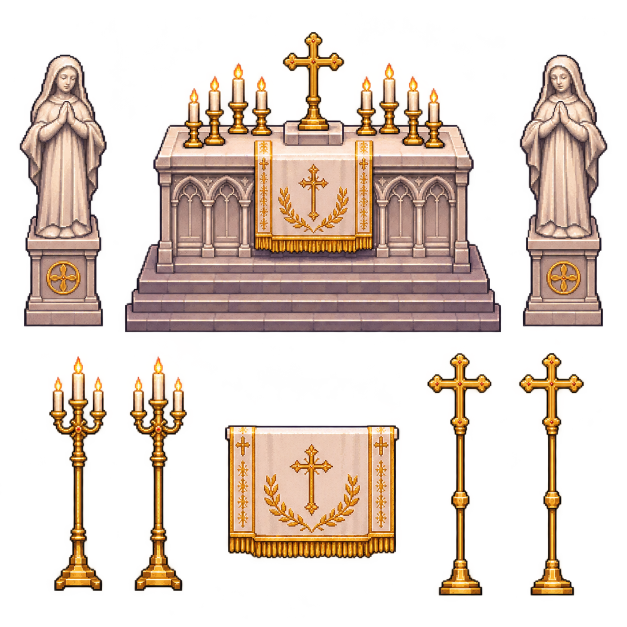
#> input picture games/openworld/tools/src/art/holyhall-nave/altar.png, 1254 x 1254 px (shown at 1/2 size)
$ python holyhall-nave.py
#> lines starting #> are read from the running program, lines starting #| are printed output that depends on the picture; after the words box and inside, x2 and y2 are one past the last pixel; in counts of white or black regions, pixels touching at a corner belong together
"""The nave of the Most Holy Hall (holyhall.nave) as the user drew it (2026-11-25), laid as their mock-up lays it
(holyhall-nave/ref.png; the first one, holyhall-nave/ref-first.png) on the nave's own plan (art/arch/plans.ts
HOLY_NAVE). Their sheets: the altar and its company (holyhall-nave/altar.png); the windows, the arcade and the candles
(holyhall-nave/windows.png); the crossing's channels, its star, the piers and a balustrade (holyhall-nave/crossing.png);
the candelabra, a rail and the font (holyhall-nave/rail.png); the choir's stalls and the slab, shut and lifted
(holyhall-nave/stalls.png); the side altar and its company (holyhall-nave/side-altar.png); the vestry's things and a
banner (holyhall-nave/vestry.png); the four chapels' altars in their niches (holyhall-nave/chapels.png). Taken as
painted, only made smaller, at four pixels to the game's one.

- The things (Fixtures/HolyNave.png, client/src/holyhall-nave.json `pieces`), each drawn where it stands by its id
  (catalog.ts placedSprites): the high altar; the statues on their plinths; the candelabra and the processional crosses
  either side of it, lit; the candles at the apse's wall, lit; the rail's two runs (the rail's other cells drawn by
  nothing); the stalls, the Primate's chair at the head of the east ones; the candelabra down the aisles, lit; the two
  fonts. In the west arm the vestry: its wardrobe, rack of vestments, vestment stand, chest and small box (the sets'
  chests, the Curia's pieces in them) and its table; in the east arm the side altar with its tabernacle, lilies either
  side, a kneeler; a banner on each arm's wall. The chapels' altars, each cut from
  its sheet where its kneeler's cushion begins, so one may stand between altar and kneeler: the swords and the chalice,
  the monstrance (its lectern out on the aisle), the lily and the book, the saint; the Second's reliquaries by the lower
  two. The slab over the stair, shut and lifted (`slab`, `slab_open`: its type's own look, catalog.ts
  `fixture:altar_slab`, lifted when it bears `open`).
- The piers (Fixtures/HolyNavePier.png, `pier`): one standing on the middle of the bottom row of three cells by five
  (catalog.ts `holynave_pier`, finale.ts lays four).
- On the floor (`floor`, laid as ground over the whole map, catalog.ts `holynave_floor`): the mock-up's floors — the
  sanctuary's grey stone and its wide lattice, the choir's darker, the transept's arms and their aisles red, the
  crossing's pale squares, the nave's dark stone, the chapels' and the narthex's pale stone, a pale kerb along every wall;
  the two steps in the rail's gap and the three down from the choir; the crimson runners; in the crossing the five
  lands' channels meeting (the sheet's own piece, as wide as the crossing), their stem up the steps narrowing to the
  runner's width under its gilt fringe, the star where they meet.
- The walls (Buildings/HolyNaveWalls.png, `walls`): the nave's own walls (`holynave_shell`, drawn bare in the rose-grey
  stone by tools/src/art/arch) four times as large, and on them, as the mock-up hangs them, the apse's great window
  between two lancets over the blind arcade, the candles on the lancets' sills; the sanctuary's bays a lancet each over
  the arcade; the arms' banners, and the side altar's niche over it.

Run it after the walls are drawn, and again whenever they are:

    npx tsx games/openworld/tools/src/art/arch/main.ts holynave_shell
    python3 games/openworld/tools/src/art/holyhall-nave.py
"""
from __future__ import annotations

import json
from pathlib import Path

import numpy as np
from PIL import Image
from scipy import ndimage

ART = Path(__file__).resolve().parent
GAME = Path(__file__).resolve().parents[3]
LSW = GAME / 'public/assets/lsw'
OUT = 'Fixtures/HolyNave.png'
PIER_OUT = 'Fixtures/HolyNavePier.png'
FLOOR_OUT = 'Fixtures/HolyNaveFloor.png'
WALLS_OUT = 'Buildings/HolyNaveWalls.png'
SHELL = 'Buildings/holynave_shell.png'
BUILDINGS = GAME / 'client/src/buildings.json'
INDEX = GAME / 'client/src/holyhall-nave.json'
T = 16
K = 4
P = T * K


def sheet(path: Path) -> Image.Image:
    a = np.array(Image.open(path).convert('RGBA'))
#> a is the input picture: shape (1254, 1254, 4); mean R, G, B, A 79.1, 59.2, 46.1, 94.9
    a[a[..., 3] < 96] = 0
#> a: shape (1254, 1254, 4); 10.67% of pixels changed, all inside (x1, y1, x2, y2) = (0, 0, 1240, 1254)
    return Image.fromarray(a)


DIR = ART / 'holyhall-nave'
ALTAR, WINDOWS = sheet(DIR / 'altar.png'), sheet(DIR / 'windows.png')
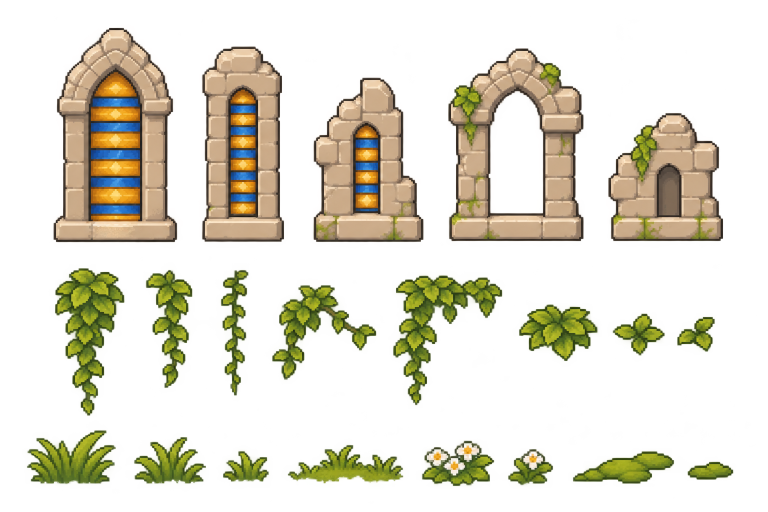
#> input picture games/openworld/tools/src/art/first-dawn-chapel/windows.png, 1536 x 1024 px, found by its file name (shown at 1/2 size)
#> in sheet, a is the input picture: shape (1024, 1536, 4); mean R, G, B, A 49.2, 44.3, 25.9, 70.7
#> in sheet (call 2), `a[a[..., 3] < 96] = 0`:
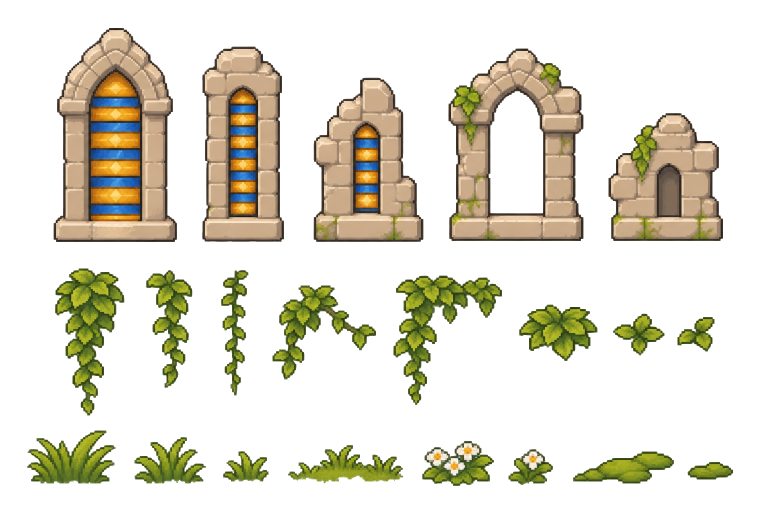
#> a: shape (1024, 1536, 4) (shown at 1/2 size); 10.6% of pixels changed, all inside (x1, y1, x2, y2) = (0, 0, 1522, 1024); transparent parts drawn white
CROSSING, RAIL, STALLS = sheet(DIR / 'crossing.png'), sheet(DIR / 'rail.png'), sheet(DIR / 'stalls.png')
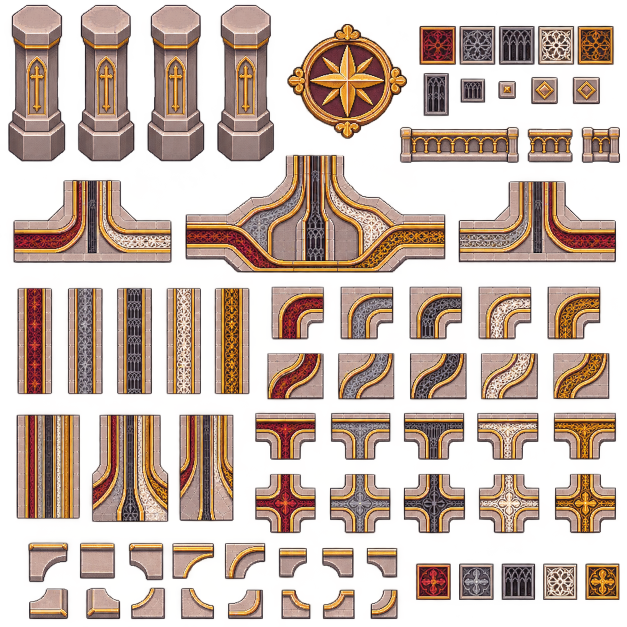
#> input picture games/openworld/tools/src/art/holyhall-nave/crossing.png, 1254 x 1254 px (shown at 1/2 size)
#> in sheet, a is the input picture: shape (1254, 1254, 4); mean R, G, B, A 125.8, 88, 64.6, 128.9
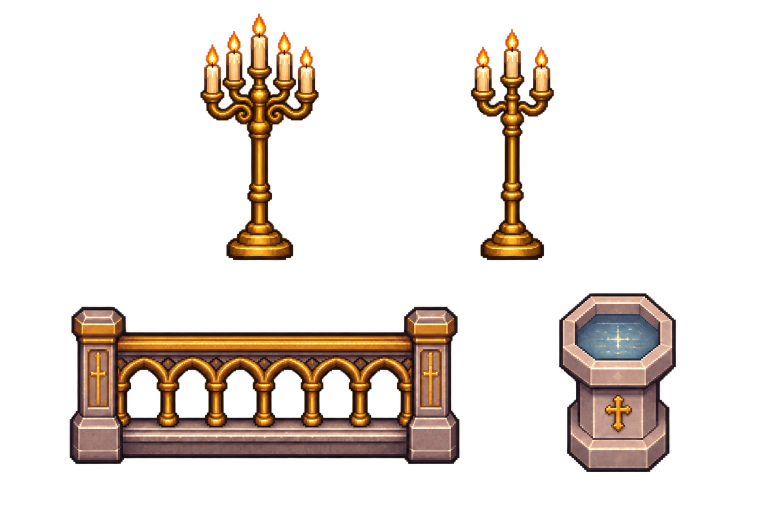
#> input picture games/openworld/tools/src/art/holyhall-nave/rail.png, 1536 x 1024 px (shown at 1/2 size)
#> in sheet, a is the input picture: shape (1024, 1536, 4); mean R, G, B, A 31.2, 21.3, 14.1, 50.3
#> in sheet (call 4), `a[a[..., 3] < 96] = 0`:
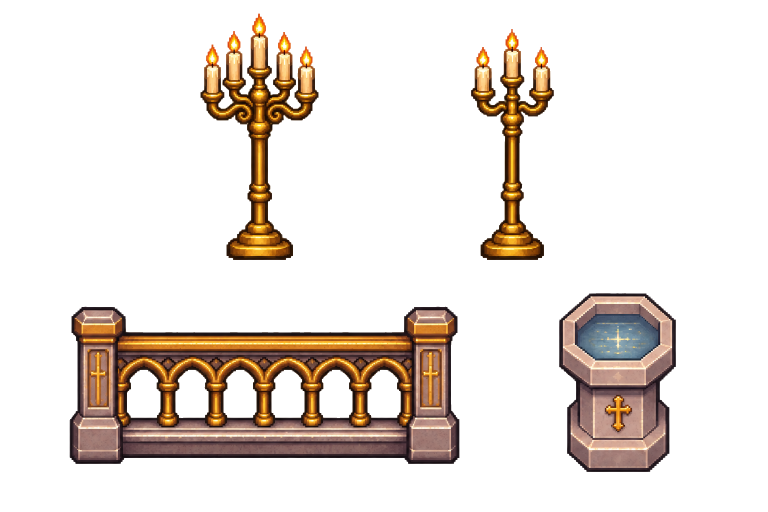
#> a: shape (1024, 1536, 4) (shown at 1/2 size); 3.87% of pixels changed, all inside (x1, y1, x2, y2) = (0, 17, 1518, 1024); transparent parts drawn white
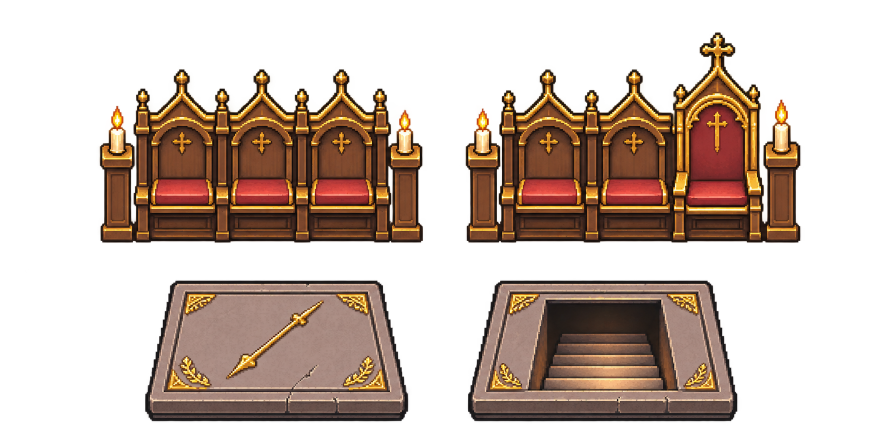
#> input picture games/openworld/tools/src/art/holyhall-nave/stalls.png, 1774 x 887 px (shown at 1/2 size)
#> in sheet, a is the input picture: shape (887, 1774, 4); mean R, G, B, A 53.3, 36.2, 25.6, 101.2
#> in sheet (call 5), `a[a[..., 3] < 96] = 0`:
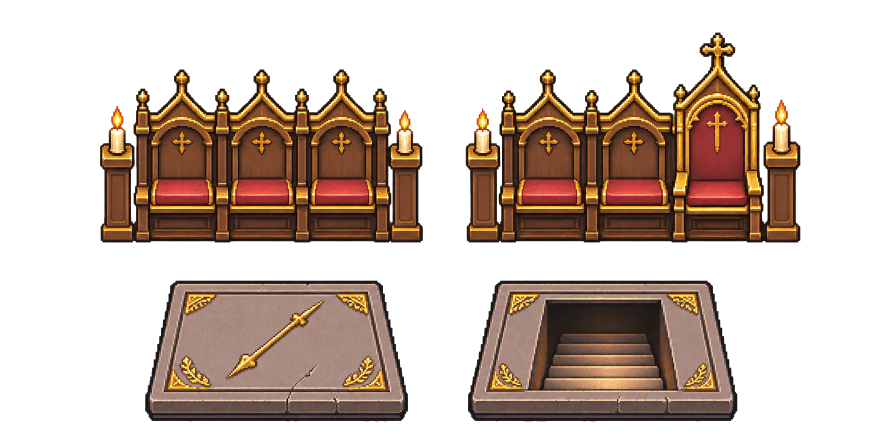
#> a: shape (887, 1774, 4) (shown at 1/2 size); 2.96% of pixels changed, all inside (x1, y1, x2, y2) = (0, 22, 1736, 852); transparent parts drawn white
#> (the run stopped early here; a loop or call above may not have finished)
